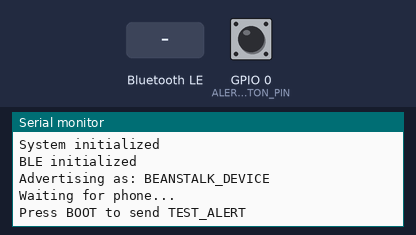
Bench run of a program on a simulated ESP32. Shown: the last lines printed to the serial monitor. The inputs (shaded band) are chosen by the test bench; at power-on: GPIO 0 (ALERT_BUTTON_PIN) HIGH. Nothing arrives over Bluetooth unless stated; a phone connects over Bluetooth LE 3 s after start.

Above: at 2.2 s.
2.3 s: GPIO 0 (ALERT_BUTTON_PIN) pulled LOW for 0.15 s
At 3.5 s:
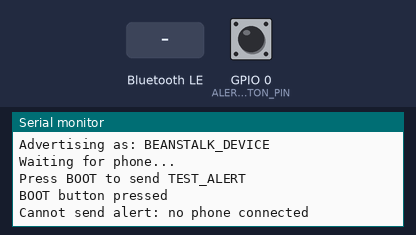
3.9 s: Bluetooth LE write "START_MONITORING" received
5.4 s: GPIO 0 (ALERT_BUTTON_PIN) pulled LOW for 1 s
At 6.0 s:
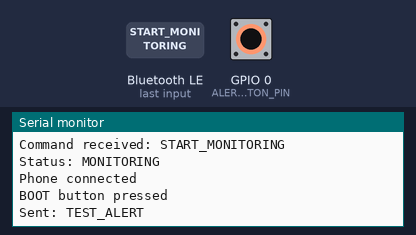
7.9 s: Bluetooth LE write "STOP_MONITORING" received
At 9.1 s:
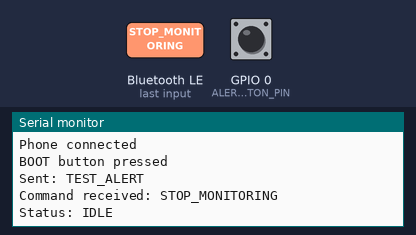
9.4 s: Bluetooth LE write "1" received
At 10.2 s:
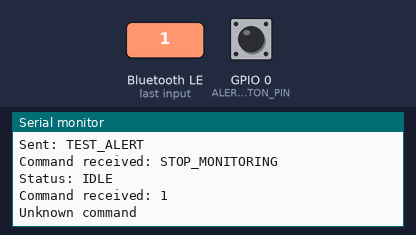
10.9 s: GPIO 0 (ALERT_BUTTON_PIN) pulled LOW for 0.15 s
At 11.6 s:
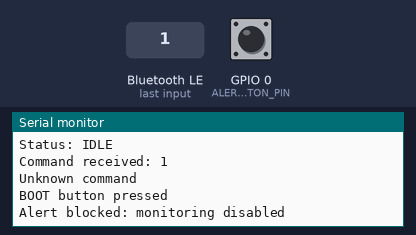

Measured:
- after the input at 2.3 s, the serial monitor: prints a new line at once (image 1)
- after the input at 5.4 s, the serial monitor: prints a new line at once (image 2)
- after the input at 7.9 s, the serial monitor: prints a new line at once (image 3)
- after the input at 9.4 s, the serial monitor: prints a new line at once (image 4)
- after the input at 10.9 s, the serial monitor: prints a new line at once (image 5)

The program:

main.cpp
```cpp
#include <Arduino.h>
#include <BLEDevice.h>
#include <BLEServer.h>
#include <BLEUtils.h>
#include <BLE2902.h>

#define DEVICE_NAME "BEANSTALK_DEVICE"

#define SERVICE_UUID    "7a1e0001-8b5a-4c7a-9f11-123456789abc"
#define ALERT_CHAR_UUID "7a1e0002-8b5a-4c7a-9f11-123456789abc"
#define COMMAND_CHAR_UUID "7a1e0004-8b5a-4c7a-9f11-123456789abc"
#define STATUS_CHAR_UUID "7a1e0003-8b5a-4c7a-9f11-123456789abc"

#define ALERT_BUTTON_PIN 0

BLEServer* server = nullptr;
BLECharacteristic* alertCharacteristic = nullptr;
BLECharacteristic* commandCharacteristic = nullptr;
BLECharacteristic* statusCharacteristic = nullptr;

bool monitoringEnabled = false;

bool deviceConnected = false;
bool lastButtonState = HIGH;

unsigned long lastDebounceTime = 0;
const unsigned long debounceDelay = 50;

class ServerCallbacks : public BLEServerCallbacks
{
    void onConnect(BLEServer* pServer) override
    {
        deviceConnected = true;
        Serial.println("Phone connected");
    }

    void onDisconnect(BLEServer* pServer) override
    {
        deviceConnected = false;
        Serial.println("Phone disconnected");

        delay(100);
        BLEDevice::startAdvertising();

        Serial.println("Advertising restarted");
    }
};

void sendTestAlert()
{
    if (!deviceConnected)
    {
        Serial.println("Cannot send alert: no phone connected");
        return;
    }

    if (!monitoringEnabled)
    {
        Serial.println("Alert blocked: monitoring disabled");
        return;
    }

    alertCharacteristic->setValue("TEST_ALERT");
    alertCharacteristic->notify();

    Serial.println("Sent: TEST_ALERT");
}
void publishStatus(const char* status)
{
    statusCharacteristic->setValue(status);

    if (deviceConnected)
    {
        statusCharacteristic->notify();
    }

    Serial.print("Status: ");
    Serial.println(status);
}
class CommandCallbacks : public BLECharacteristicCallbacks
{
    void onWrite(BLECharacteristic* characteristic) override
    {
        String command = characteristic->getValue().c_str();
        command.trim();

        Serial.print("Command received: ");
        Serial.println(command);

        if (command == "START_MONITORING")
        {
            monitoringEnabled = true;
            publishStatus("MONITORING");
        }
        else if (command == "STOP_MONITORING")
        {
            monitoringEnabled = false;
            publishStatus("IDLE");
        }
        else
        {
            Serial.println("Unknown command");
        }
    }
};
void setup()
{
    Serial.begin(115200);
    delay(1000);

    pinMode(ALERT_BUTTON_PIN, INPUT_PULLUP);

    Serial.println();
    Serial.println("========================");
    Serial.println("BEANSTALK");
    Serial.println("Firmware v0.1");
    Serial.println("========================");

    BLEDevice::init(DEVICE_NAME);

    server = BLEDevice::createServer();
    server->setCallbacks(new ServerCallbacks());

    BLEService* service = server->createService(SERVICE_UUID);

    alertCharacteristic = service->createCharacteristic(
        ALERT_CHAR_UUID,
        BLECharacteristic::PROPERTY_READ |
        BLECharacteristic::PROPERTY_NOTIFY
    );

    alertCharacteristic->addDescriptor(new BLE2902());
    alertCharacteristic->setValue("READY");

    commandCharacteristic = service->createCharacteristic(
    COMMAND_CHAR_UUID,
    BLECharacteristic::PROPERTY_WRITE |
    BLECharacteristic::PROPERTY_WRITE_NR
);

    commandCharacteristic->setCallbacks(new CommandCallbacks());
    statusCharacteristic = service->createCharacteristic(
        STATUS_CHAR_UUID,
        BLECharacteristic::PROPERTY_READ |
        BLECharacteristic::PROPERTY_NOTIFY
    );

    statusCharacteristic->addDescriptor(new BLE2902());
    statusCharacteristic->setValue("IDLE");

    service->start();

    BLEAdvertising* advertising = BLEDevice::getAdvertising();
    advertising->addServiceUUID(SERVICE_UUID);
    advertising->setScanResponse(true);

    BLEDevice::startAdvertising();

    Serial.println("System initialized");
    Serial.println("BLE initialized");
    Serial.println("Advertising as: BEANSTALK_DEVICE");
    Serial.println("Waiting for phone...");
    Serial.println("Press BOOT to send TEST_ALERT");
}

void loop()
{
    static bool previousButtonState = HIGH;

    bool currentButtonState = digitalRead(ALERT_BUTTON_PIN);

    if (previousButtonState == HIGH &&
        currentButtonState == LOW)
    {
        Serial.println("BOOT button pressed");

        sendTestAlert();

        delay(250);
    }

    previousButtonState = currentButtonState;

    delay(10);
}
```
